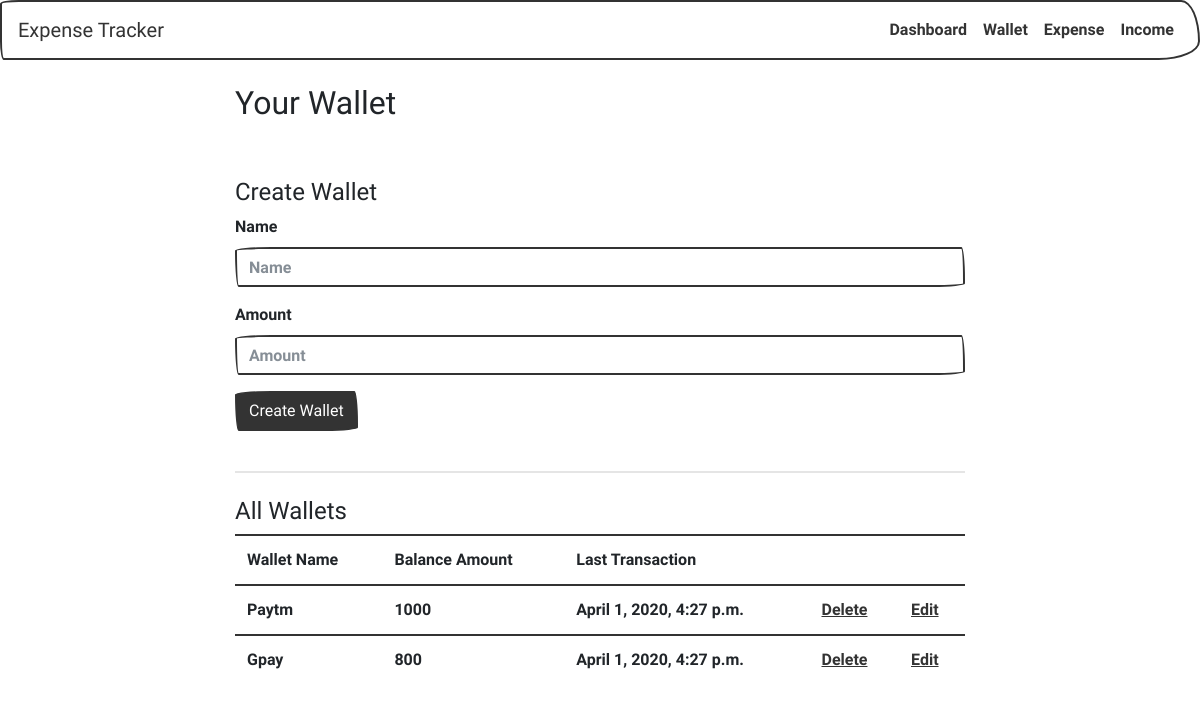
The page /wallet/ (signed in) on the database its author committed.
### tracker/models.py (models this page shows, shortened)
class Wallet(models.Model):
	name=models.CharField(max_length=100)
	balance=models.IntegerField()
	last_transaction=models.DateTimeField()
	user=models.ForeignKey(User,on_delete=models.CASCADE,null=True,blank=True)

### tracker/views.py (the view)
# urls.py: path("wallet/",get_all_wallet),
def get_all_wallet(request):
	user=request.user
	all_wallets=Wallet.objects.filter(user=user)
	return render(request,"wallet.html",{"all_wallets":all_wallets})

### tracker/templates/wallet.html (shortened to what this page needs)
{% extends 'base1.html' %}
{% block body %}
<div class="container">
	<div class="row">
		<div class="col-md-2"></div>
		<div class="col-md-8">
			<div class="heading mt-4">
				<h2>Your Wallet</h2>
			</div><br>
			<div class="sub-head mt-4 mb-2">
				<h4>Create Wallet</h4>
			</div>
			<form action="/create_wallet/" method="POST">
				<div class="form-group">
					<label>Name</label>
					<input type="text" class="form-control" name="wallet_name" placeholder="Name">
				</div>
				<div class="form-group">
					<label>Amount</label>
					<input type="number" class="form-control" name="wallet_balance" placeholder="Amount">
				</div>
				<button type="submit" class="btn btn-primary">Create Wallet</button>
			</form><br>
			<hr>
			<div class="sub-head mt-4 mb-2">
				<h4>All Wallets</h4>
			</div>
			<table class="table table-striped">
				<tr>
					<th>Wallet Name</th>
					<th>Balance Amount</th>
					<th>Last Transaction</th>
					<th></th>
					<th></th>
				</tr>
				{% for wallet in all_wallets %}
				<tr>
					<td>{{wallet.name}}</td>
					<td>{{wallet.balance}}</td>
					<td>{{wallet.last_transaction}}</td>
					<td><a href="/delete_wallet/{{wallet.id}}">Delete</a></td>
					<td><a href="/edit_wallet/{{wallet.id}}">Edit</a></td>
				</tr>
				{% endfor %}
			</table>
			<br><br>
			<br>
			<br>
		</div>
		<div class="col-md-2"></div>
	</div>
</div>
{% endblock %}

### rows shown on the page
Wallet: name "Paytm", balance "1000", last_transaction "April 1, 2020, 4:27 p.m."
Wallet: name "Gpay", balance "800", last_transaction "April 1, 2020, 4:27 p.m."
